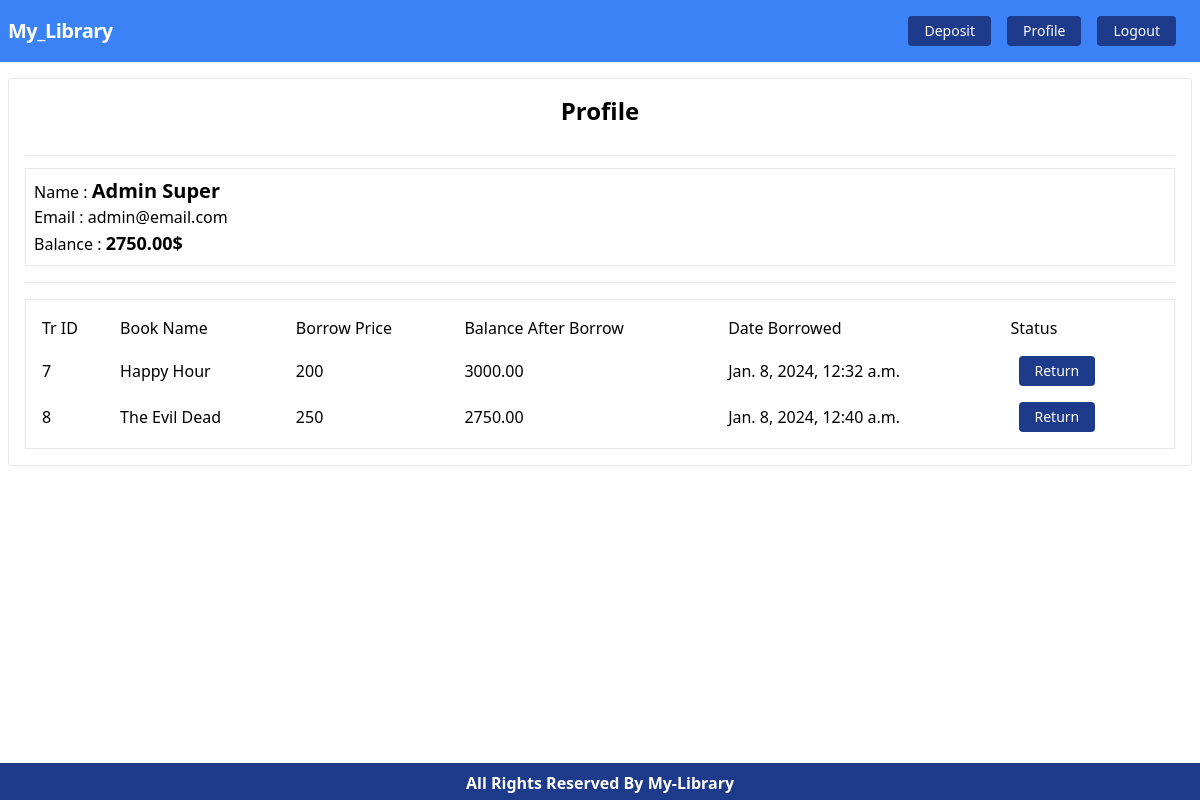
The page /user/profile/ (signed in) on the database its author committed.
### User/models.py (models this page shows, shortened)
class UserAccount(models.Model):
    user = models.OneToOneField(User, on_delete=models.CASCADE, related_name='depositAccount')
    account_no = models.IntegerField(unique=True)
    balance = models.DecimalField(default=0, max_digits=12, decimal_places=2)

class BorrowBook(models.Model):
    book = models.ForeignKey(Book, on_delete=models.CASCADE)
    borrowedBy = models.ForeignKey(User, on_delete=models.CASCADE)
    currentBalance = models.DecimalField(default=0, max_digits=12, decimal_places=2)
    timestamp= models.DateTimeField()
    returned = models.BooleanField(default=False)
    returnTime = models.DateTimeField(null=True)
    class Meta:
        ordering = ['timestamp']

### Books/models.py (models this page shows, shortened)
class Book(models.Model):
    image = models.ImageField(upload_to='books/media/images/')
    title = models.CharField(max_length = 45)
    description = models.TextField()
    borrowing_price = models.IntegerField()
    category = models.ForeignKey(BookCategory, on_delete=models.CASCADE)

### User/views.py (the view)
# urls.py: path('profile/', profileView, name='profile' ),
def profileView(request):
    user=request.user
    books = BorrowBook.objects.filter(borrowedBy=user)
    return render(request, 'user/profile.html', {'books':books, 'user':user})

### User/templates/user/profile.html
{% extends 'base.html' %}
{% block content %}
<div class="m-auto border rounded p-4" style="max-width: 1280px;">
    <h2 class="text-center text-2xl font-bold pb-4">Profile</h2>
    <hr class="my-3">
    <div class="p-2 mb-4 border">
        <p>Name : <span class="text-xl font-bold">{{user.first_name}} {{user.last_name}}</span></p>
        <p>Email : {{user.email}}</p>
        <p>Balance : <span class="text-lg font-bold">{{user.depositAccount.balance}}$</span></p>
    </div>
    <hr class="my-4">
    <div class="border p-2">
        {% if books %}
        <table class="w-full">
            <thead>
                <tr>
                    <td class="p-2">Tr ID</td>
                    <td class="p-2">Book Name</td>
                    <td class="p-2">Borrow Price</td>
                    <td class="p-2">Balance After Borrow</td>
                    <td class="p-2">Date Borrowed</td>
                    <td class="p-2">Status</td>
                </tr>
            </thead>
            <tbody>
                {% for book in books %}
                <tr>
                    <td class="p-2">{{book.id}}</td>
                    <td class="p-2">{{book.book.title}}</td>
                    <td class="p-2">{{book.book.borrowing_price}}</td>
                    <td class="p-2">{{book.currentBalance}}</td>
                    <td class="p-2">{{book.timestamp}}</td>
                    {% if book.returned %}
                    <td>
                        <span class="border block p-2">Book Returned <br>
                            {{book.returnTime}}</span>
                    </td>
                    {% else %}
                    <td class="p-2">
                        <a href="{% url 'returnBook' book.id %}"
                            class="mx-2 inline-block font-medium text-sm px-4 py-2 leading-none bg-blue-900 rounded text-white border-white hover:border-transparent hover:text-dark hover:bg-red-700 mt-4 lg:mt-0">Return
                        </a>
                    </td>
                    {% endif %}
                </tr>
                {% endfor %}
            </tbody>
        </table>
        {% else %}
        <p>No history / data Yet ! Thanks</p>
        {% endif %}
    </div>
</div>
{% endblock %}

### rows shown on the page
BorrowBook: id "7", book "Happy Hour", book.borrowing_price "200", currentBalance "3000.00", timestamp "Jan. 8, 2024, 12:32 a.m.", returned "Return"
BorrowBook: id "8", book "The Evil Dead", book.borrowing_price "250", currentBalance "2750.00", timestamp "Jan. 8, 2024, 12:40 a.m.", returned "Return"

### other values the page prints
{{ user.first_name }} "Admin"
{{ user.last_name }} "Super"
{{ user.email }} "admin@email.com"
{{ user.depositAccount.balance }} "2750.00"
